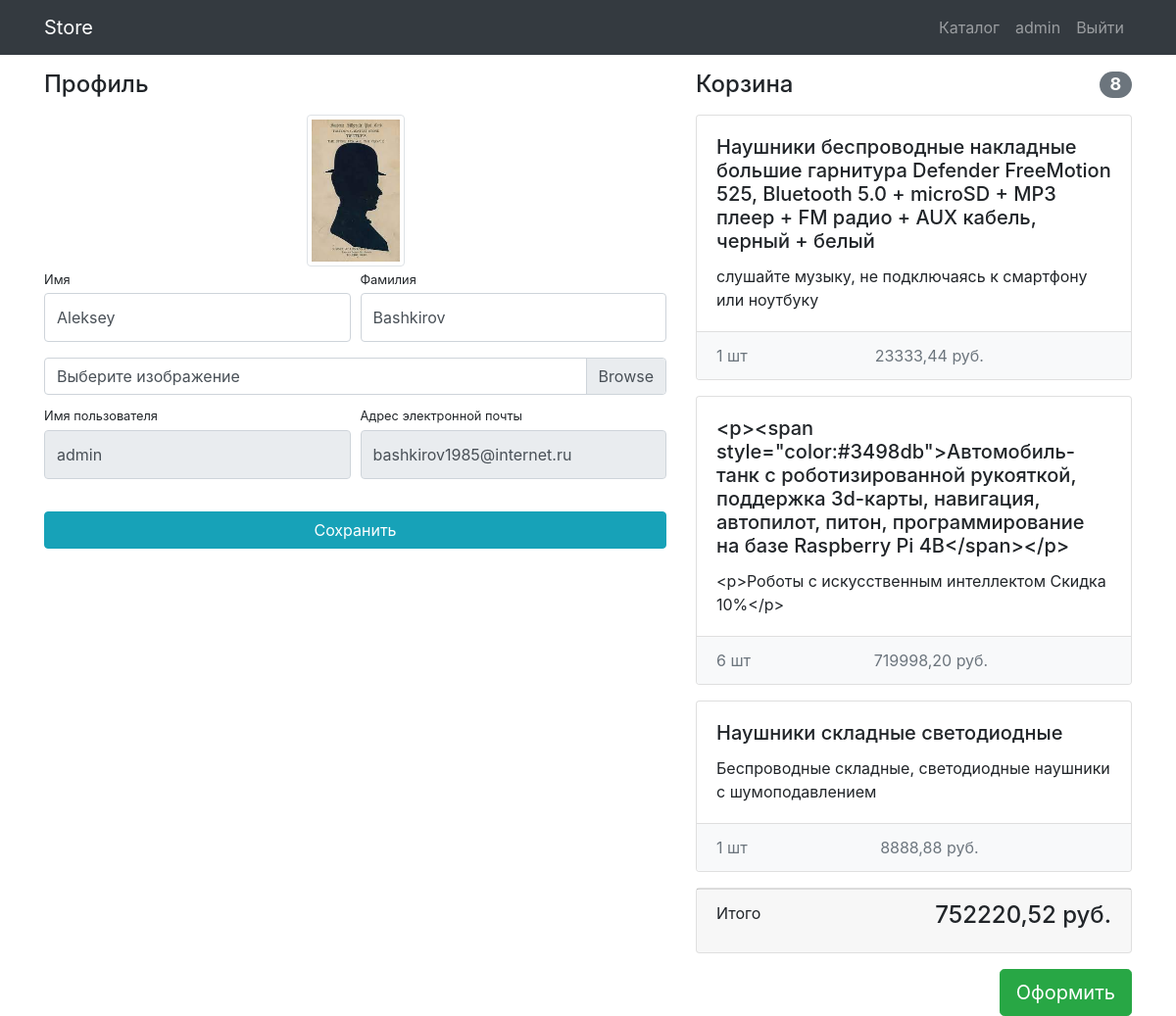
/users/profile/ (signed in), run on the app's committed database.
### users/models.py (models this page shows)
class User(AbstractUser):
    image = models.ImageField(upload_to='images_of_users_of_devices_shop', blank=True)

### products/models.py (models this page shows, shortened)
class Basket(models.Model):
    user = models.ForeignKey(User, on_delete=models.CASCADE)
    product = models.ForeignKey(Product, on_delete=models.CASCADE)
    quantity = models.PositiveIntegerField(default=0)
    create_database = models.DateTimeField(auto_now_add=True)
    def sum(self):
        return self.quantity * self.product.price
    class Meta:
        verbose_name = 'Товар в корзину'
        verbose_name_plural = 'Корзина'

class Product(models.Model):
    name = models.CharField(max_length=300, verbose_name="Название")
    slug = models.SlugField(max_length=255, unique=True, db_index=True, verbose_name="URL")
    image = models.ImageField(upload_to='device_image/%Y', blank=True, verbose_name='Фото')
    description = models.TextField(max_length=1000, verbose_name='Описание')
    short_description = models.CharField(max_length=300, blank=True, verbose_name="Краткое описание")
    price = models.DecimalField(max_digits=10, decimal_places=2, default=0, verbose_name="Цена")
    quantity = models.IntegerField(default=0, verbose_name="Количество")
    time = models.DateTimeField(auto_now_add=True, verbose_name="Дата")
    time_update = models.DateTimeField(auto_now=True, verbose_name="Дата обновления")
    cat = models.ForeignKey(ProductCategory, on_delete=models.CASCADE, verbose_name="Категория")
    class Meta:
        verbose_name = 'Товар'
        verbose_name_plural = 'Товары'
        ordering = ['-time']

### users/views.py (the view)
# urls.py: path('profile/', views.profile, name='profile'),
@login_required(login_url='/users/login')
def profile(request):
    user = request.user
    if request.method == "POST":
        form = UserProfileForm(
            data=request.POST,
            files=request.FILES,
            instance=user)
        if form.is_valid():
            form.save()
            return redirect('profile')
    else:
        form = UserProfileForm(instance=user)
    baskets = Basket.objects.filter(user=user)
    total_quantity = sum(basket.quantity for basket in baskets)
    total_sum = sum(basket.sum() for basket in baskets)
    context = {
        'form': form,
        'baskets': Basket.objects.filter(user=user),
        'total_quantity': total_quantity,
        'total_sum': total_sum,
    }
    return render(request, 'users/profile.html', context)

### users/forms.py
class UserProfileForm(UserChangeForm):
    username = forms.CharField(widget=forms.TextInput(attrs={'readonly': True}))
    email = forms.CharField(widget=forms.EmailInput(attrs={'readonly': True}))
    image = forms.ImageField(widget=forms.FileInput(), required=False)
    def __init__(self, *args, **kwargs):
        super(UserProfileForm, self).__init__(*args, **kwargs)
        for field in self.fields.values():
            field.widget.attrs["class"] = "form-control py-4"
        self.fields['image'].widget.attrs['class'] = 'custom-file-input'
    class Meta:
        model = User
        fields = ('username', 'email', 'first_name', 'last_name', 'image')

### templates/users/profile.html (shortened to what this page needs)
{% extends 'base.html' %}
{% load static %}
{% block css %}<link href="{% static 'css/profile.css' %}" rel="stylesheet">{% endblock %}
{% block content %}
<div class="container">
    <div class="row">
        <div class="col-lg-7">
            <h4 class="mt-3 mb-3">Профиль</h4>
            <div class="col-lg-12 text-center">
                <img width="100" height="100"
                     src="{% if user.image %} {{ user.image.url }} {% else %} {% static 'img/users/default.png' %} {% endif %}"
                     class="img-thumbnail">
            </div>
            <form action="{% url 'profile' %}" method="post" enctype="multipart/form-data">
                <div class="form-row">
                    <div class="col-lg-6">
                        <div class="form-group">
                            <label class="small mb-1"
                                   for="{{ form.first_name.id_for_label }}">
                                Имя</label>
                            {{ form.first_name }}
                        </div>
                    </div>
                    <div class="col-lg-6">
                        <div class="form-group">
                            <label class="small mb-1" for="{{ form.last_name.id_for_label }}">Фамилия</label>
                            {{ form.last_name }}
                        </div>
                    </div>
                </div>
                <div class="form-row mb-2">
                    <div class="col-lg-12">
                        <div class="custom-file">
                            <label class="custom-file-label" for="{{ form.image.id_for_label  }}">Выберите изображение</label>
                        </div>
                    </div>
                </div>
                <div class="form-row">
                    <div class="col-lg-6">
                        <label class="small mb-1" for="{{ form.username.id_for_label }}">Имя пользователя</label>
                        {{ form.username }}
                    </div>
                    <div class="col-lg-6">
                        <label class="small mb-1" for="{{ form.email.id_for_label }}">Адрес электронной
                            почты</label>
                        {{ form.email }}
                    </div>
                </div>
                <div class="form-row">
                    <div class="col-lg-12" style="margin-top: 33px;">
                        <input class="btn btn-info btn-block" type="submit" value="Сохранить">
                    </div>
                </div>
            </form>
        </div>
        {% include 'products/basket.html' %}
    </div>
</div>
{% endblock %}

### templates/base.html (shortened to what this page needs)
{% load static %}
<!DOCTYPE html>
<html lang="en">
<head>
    <link href="{% static 'vendor/bootstrap/css/bootstrap.min.css' %}" rel="stylesheet">
    {% block css %}{% endblock %}
</head>
<body>
<nav class="navbar navbar-expand-lg navbar-dark bg-dark fixed-top">
    <div class="container">
        <a class="navbar-brand" href="{% url 'index' %}">Store</a>
        <div class="collapse navbar-collapse" id="navbarResponsive">
            <ul class="navbar-nav ml-auto">
                <li class="nav-item">
                    <a class="nav-link" href="{% url 'products' %}">Каталог  </a>
                </li>
                {% if user.is_authenticated %}
                <li class="nav-item">
                    <a class="nav-link" href="{% url 'profile' %}" >{{ user.username }}
                    </a>
                </li>
                <li class="nav-item">
                    <a class="nav-link" href="{% url 'logout' %}">Выйти </a>
                </li>
                {% else %}
                <li class="nav-item">
                    <a class="nav-link" href="{% url 'login' %}">Войти <i class="fas fa-sign-in-alt"></i></a>
                </li>
                {% endif %}
            </ul>
        </div>
    </div>
</nav>
{% block content %}
{% endblock %}
</body>
</html>

### templates/products/basket.html (shortened to what this page needs)
{% if baskets %}
<div class="col-lg-5">
            <h4 class="mt-3 mb-3 d-flex justify-content-between align-items-center mb-3">
                Корзина
                <span class="badge badge-secondary badge-pill">
                    {{ total_quantity }}
                </span>
            </h4>
            {% for basket in baskets %}
            <div class="card mb-3">
                <div class="card-body">
                    <h5 class="card-title">{{ basket.product.name }}</h5>
                    <p class="card-text">{{ basket.product.short_description }}</p>
                </div>
                <ul class="list-group list-group-flush">
                    <li class="list-group-item d-flex justify-content-between lh-condensed bg-light">
                        <span class="text-muted">{{ basket.quantity }} шт</span>
                        <span class="text-muted">{{ basket.sum }} руб.</span>
                    </li>
                </ul>
            </div>
            {% endfor %}
            <div class="card mb-3">
                <div class="card-footer">
                    <p class="float-left">Итого</p>
                    <h4 class="float-right">{{ total_sum }} руб.</h4>
                </div>
            </div>
            <button type="button" class="btn btn-success btn-lg float-right">Оформить</button>
        </div>
{% else %}
    <div class="col-lg-5">
        <h4 class="mt-3 mb-3 text-center">
            Корзина пуста
        </h4>
    </div>
{% endif %}

### products/static/css/profile.css (style rules this page uses)
body { padding-top: 56px; }

### data on the page
User: username "admin", image (picture), first_name "Aleksey", last_name "Bashkirov", email "bashkirov1985@internet.ru"
Basket: product.name "Наушники беспроводные накладные большие гарнитура Defender FreeMotion 525, Bluetooth 5.0 + microSD + MP3 плеер + FM радио + AUX кабель, черный + белый", product.short_description "слушайте музыку, не подключаясь к смартфону или ноутбуку", quantity "1", sum "23333,44"
Basket: product.name "<p><span style=\"color:#3498db\">Автомобиль-танк с роботизированной рукояткой, поддержка 3d-карты, навигация, автопилот, питон, программирование на базе Raspberry Pi 4B</span></p>", product.short_description "<p>Роботы с искусственным интеллектом Скидка 10%</p>", quantity "6", sum "719998,20"
Basket: product.name "Наушники складные светодиодные", product.short_description "Беспроводные складные, светодиодные наушники с шумоподавлением", quantity "1", sum "8888,88"

### other printed values
{{ total_quantity }} "8"
{{ total_sum }} "752220,52"
